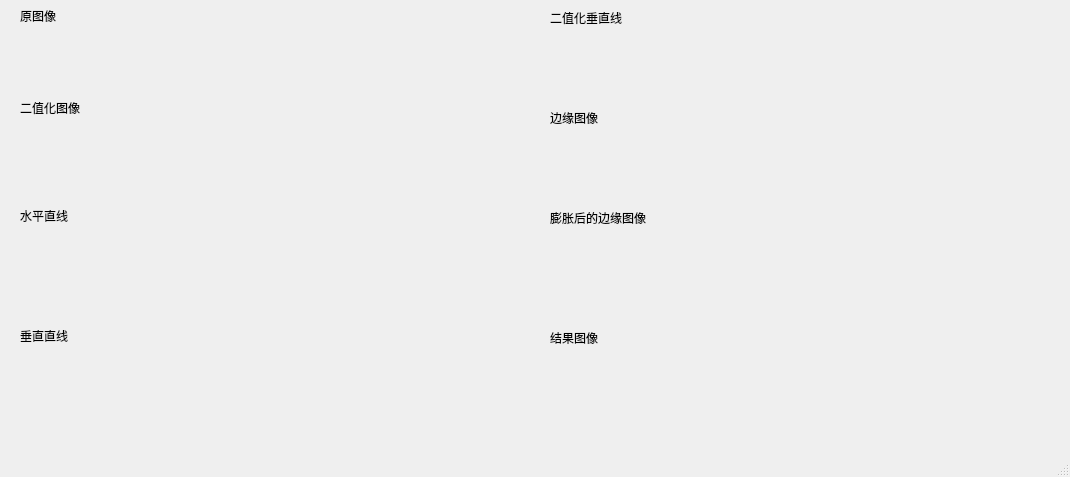
<?xml version="1.0" encoding="UTF-8"?>
<ui version="4.0">
 <class>MainWindow</class>
 <widget class="QMainWindow" name="MainWindow">
  <property name="geometry">
   <rect>
    <x>0</x>
    <y>0</y>
    <width>1070</width>
    <height>477</height>
   </rect>
  </property>
  <property name="windowTitle">
   <string>MainWindow</string>
  </property>
  <widget class="QWidget" name="centralwidget">
   <widget class="QLabel" name="lbl_srcImg">
    <property name="geometry">
     <rect>
      <x>20</x>
      <y>30</y>
      <width>512</width>
      <height>67</height>
     </rect>
    </property>
    <property name="frameShape">
     <enum>QFrame::NoFrame</enum>
    </property>
    <property name="text">
     <string/>
    </property>
   </widget>
   <widget class="QLabel" name="lbl_bitwiseImg">
    <property name="geometry">
     <rect>
      <x>20</x>
      <y>130</y>
      <width>512</width>
      <height>67</height>
     </rect>
    </property>
    <property name="frameShape">
     <enum>QFrame::NoFrame</enum>
    </property>
    <property name="text">
     <string/>
    </property>
   </widget>
   <widget class="QLabel" name="lbl_hLinesImg">
    <property name="geometry">
     <rect>
      <x>20</x>
      <y>230</y>
      <width>512</width>
      <height>67</height>
     </rect>
    </property>
    <property name="frameShape">
     <enum>QFrame::NoFrame</enum>
    </property>
    <property name="text">
     <string/>
    </property>
   </widget>
   <widget class="QLabel" name="lbl_vLinesImg">
    <property name="geometry">
     <rect>
      <x>20</x>
      <y>350</y>
      <width>512</width>
      <height>67</height>
     </rect>
    </property>
    <property name="frameShape">
     <enum>QFrame::NoFrame</enum>
    </property>
    <property name="text">
     <string/>
    </property>
   </widget>
   <widget class="QLabel" name="lbl_src">
    <property name="geometry">
     <rect>
      <x>20</x>
      <y>10</y>
      <width>54</width>
      <height>12</height>
     </rect>
    </property>
    <property name="text">
     <string>原图像</string>
    </property>
   </widget>
   <widget class="QLabel" name="lbl_bitwise">
    <property name="geometry">
     <rect>
      <x>20</x>
      <y>100</y>
      <width>61</width>
      <height>16</height>
     </rect>
    </property>
    <property name="text">
     <string>二值化图像</string>
    </property>
   </widget>
   <widget class="QLabel" name="lbl_hLines">
    <property name="geometry">
     <rect>
      <x>20</x>
      <y>210</y>
      <width>54</width>
      <height>12</height>
     </rect>
    </property>
    <property name="text">
     <string>水平直线</string>
    </property>
   </widget>
   <widget class="QLabel" name="lbl_vLines">
    <property name="geometry">
     <rect>
      <x>20</x>
      <y>330</y>
      <width>54</width>
      <height>12</height>
     </rect>
    </property>
    <property name="text">
     <string>垂直直线</string>
    </property>
   </widget>
   <widget class="QLabel" name="lbl_bitwiseVLineImg">
    <property name="geometry">
     <rect>
      <x>550</x>
      <y>30</y>
      <width>512</width>
      <height>67</height>
     </rect>
    </property>
    <property name="frameShape">
     <enum>QFrame::NoFrame</enum>
    </property>
    <property name="text">
     <string/>
    </property>
   </widget>
   <widget class="QLabel" name="lbl_bitwiseVLine">
    <property name="geometry">
     <rect>
      <x>550</x>
      <y>10</y>
      <width>81</width>
      <height>16</height>
     </rect>
    </property>
    <property name="text">
     <string>二值化垂直线</string>
    </property>
   </widget>
   <widget class="QLabel" name="lbl_edgesImg">
    <property name="geometry">
     <rect>
      <x>550</x>
      <y>130</y>
      <width>512</width>
      <height>67</height>
     </rect>
    </property>
    <property name="frameShape">
     <enum>QFrame::NoFrame</enum>
    </property>
    <property name="text">
     <string/>
    </property>
   </widget>
   <widget class="QLabel" name="lbl_edges">
    <property name="geometry">
     <rect>
      <x>550</x>
      <y>110</y>
      <width>61</width>
      <height>16</height>
     </rect>
    </property>
    <property name="text">
     <string>边缘图像</string>
    </property>
   </widget>
   <widget class="QLabel" name="lbl_dilateEdges">
    <property name="geometry">
     <rect>
      <x>550</x>
      <y>210</y>
      <width>101</width>
      <height>16</height>
     </rect>
    </property>
    <property name="text">
     <string>膨胀后的边缘图像</string>
    </property>
   </widget>
   <widget class="QLabel" name="lbl_dilateEdgesImg">
    <property name="geometry">
     <rect>
      <x>550</x>
      <y>230</y>
      <width>512</width>
      <height>67</height>
     </rect>
    </property>
    <property name="frameShape">
     <enum>QFrame::NoFrame</enum>
    </property>
    <property name="text">
     <string/>
    </property>
   </widget>
   <widget class="QLabel" name="lbl_resultImg">
    <property name="geometry">
     <rect>
      <x>550</x>
      <y>350</y>
      <width>512</width>
      <height>67</height>
     </rect>
    </property>
    <property name="frameShape">
     <enum>QFrame::NoFrame</enum>
    </property>
    <property name="text">
     <string/>
    </property>
   </widget>
   <widget class="QLabel" name="lbl_result">
    <property name="geometry">
     <rect>
      <x>550</x>
      <y>330</y>
      <width>101</width>
      <height>16</height>
     </rect>
    </property>
    <property name="text">
     <string>结果图像</string>
    </property>
   </widget>
  </widget>
  <widget class="QMenuBar" name="menubar">
   <property name="geometry">
    <rect>
     <x>0</x>
     <y>0</y>
     <width>1070</width>
     <height>23</height>
    </rect>
   </property>
  </widget>
  <widget class="QStatusBar" name="statusbar"/>
 </widget>
 <resources/>
 <connections/>
</ui>
